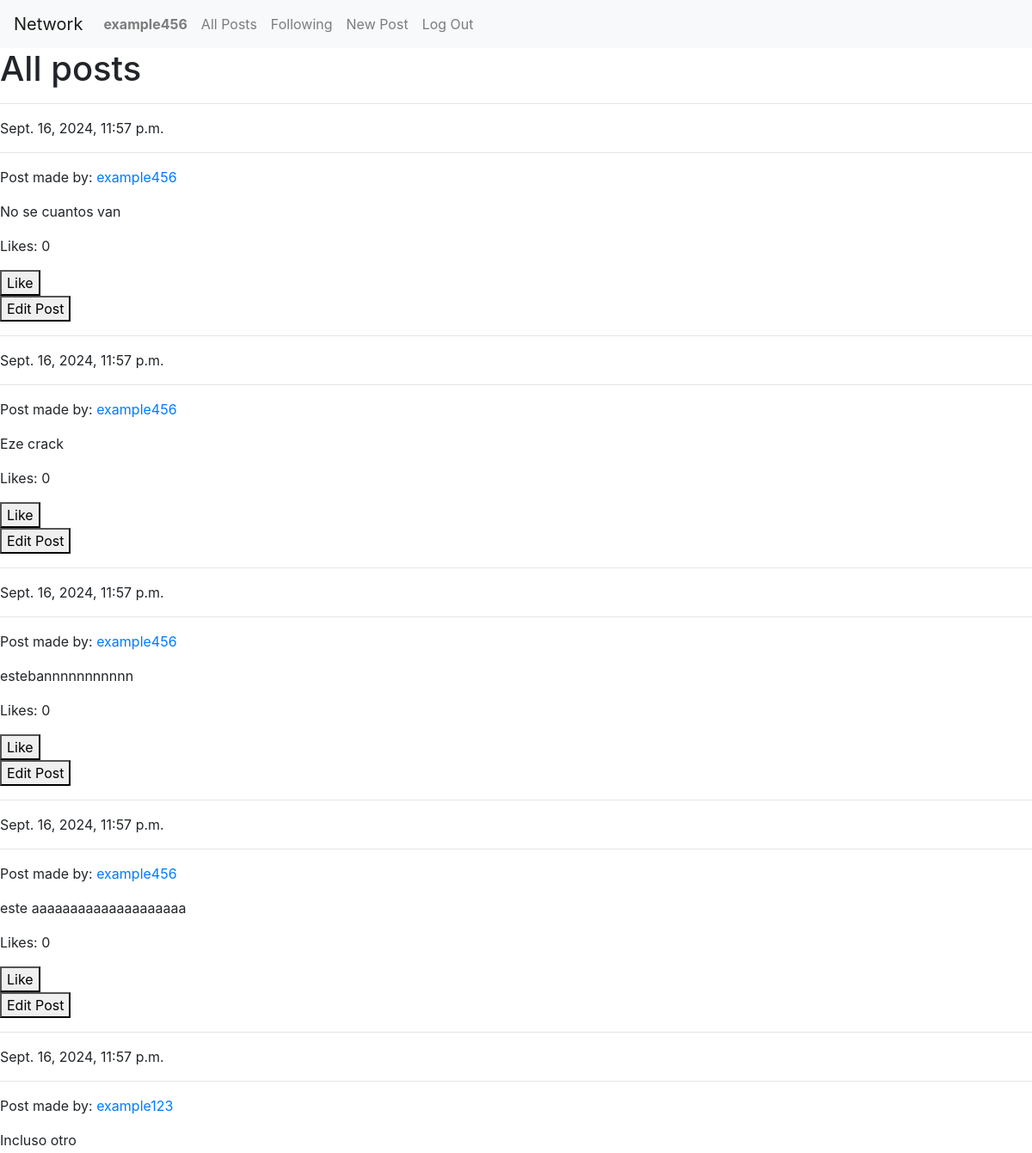
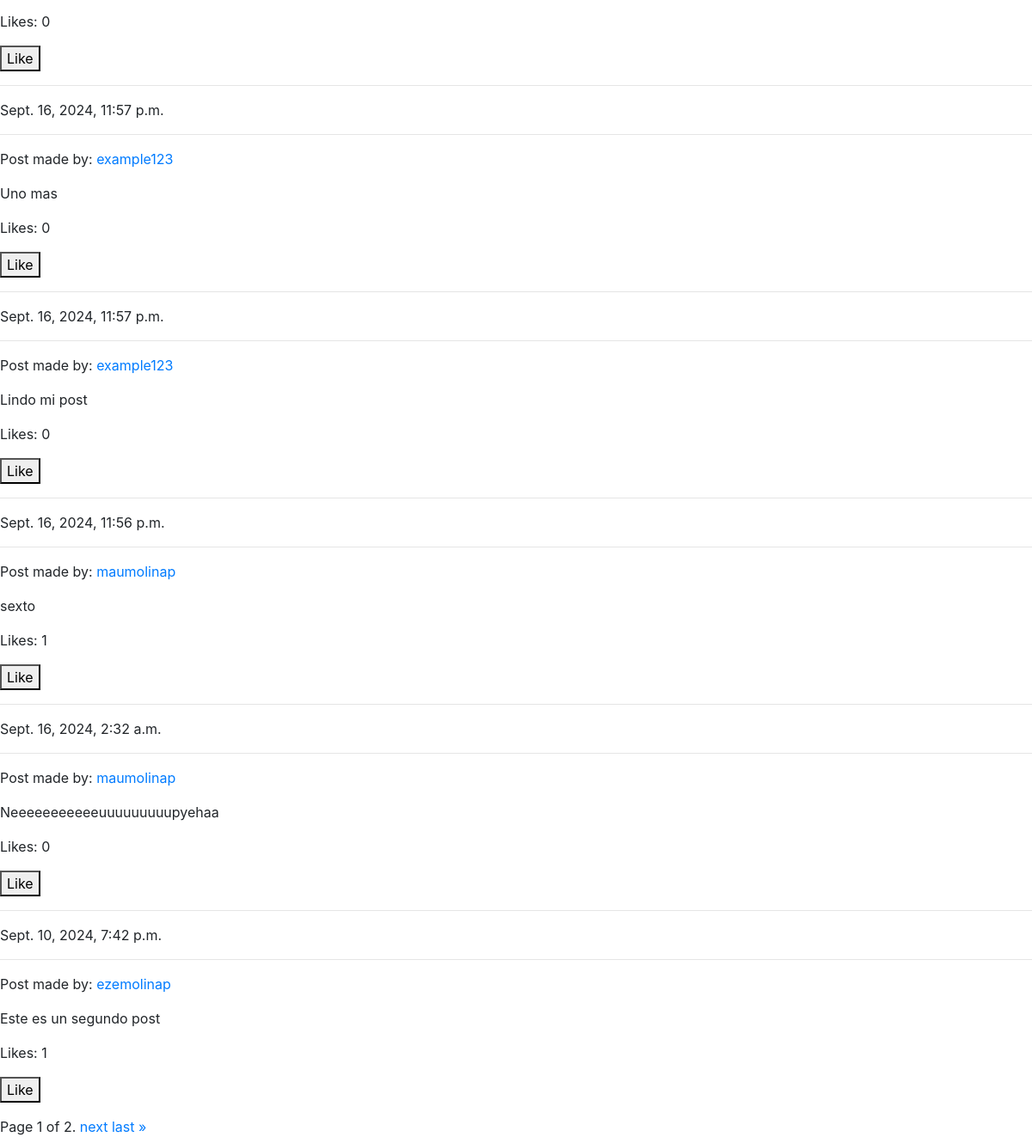
Screenshot of / (signed in) with the database file from the repository (2 pictures, top to bottom).
### network/models.py (models this page shows, shortened)
class User(AbstractUser):
    pass

class Post(models.Model):
    user = models.ForeignKey("User", on_delete=models.CASCADE, related_name="user")
    body = models.TextField(blank=True)
    timestamp = models.DateTimeField(auto_now_add=True)
    likes = models.ManyToManyField(User, related_name="liked_posts", blank=True, default=0)
    is_active = models.BooleanField(default=True)

### network/views.py (the view)
# urls.py: path("", views.index, name="index"),
def index(request):
    active_posts = Post.objects.filter(is_active=True).order_by('-timestamp')
    pagin = paginator(request, active_posts)
    return render(request, "network/index.html", {
        "active_posts": pagin["page_posts"],
        "title_page": "All posts",
    })

### network/views.py (called while the page is built)
def paginator(request, posts):
    paginator = Paginator(posts, 10)
    page_num = request.GET.get('page', 1)
    try:
        page_posts = paginator.get_page(page_num)
    except PageNotAnInteger:
        page_posts = paginator.page(1)
    except EmptyPage:
        page_posts = paginator.page(paginator.num_pages)
    return {
        "page_posts": page_posts,
    }

### network/templates/network/index.html (shortened to what this page needs)
{% extends "network/layout.html" %}
{% load static %}
{% block body %}
    <h1>{{ title_page }}</h1>
    {% if active_posts %}
        <div>
            {% for post in active_posts %}
                <p>
                    <hr>
                    {{ post.timestamp }}
                    <hr>
                    <p>Post made by: <a href="{% url 'profile' post.user  %}">{{ post.user }}</a></p>
                    <p id="post-body" data-post-id="{{post.id}}">{{ post.body }}</p>
                    <p>
                        {% if post.likes %}
                            Likes: {{ post.likes.count }}
                        {% else %}
                            Likes: 0
                        {% endif %}
                    </p>
                    <div><button id="like-post-button-{{post.id}}">Like</button></div>
                    <div>
                        {% if post.user == request.user %}
                            <button id="edit-post-button-{{post.id}}">Edit Post</button>
                        {% endif %}
                    </div>
                </p>
            {% endfor %}
        </div>
    {% else %}
        No active posts.
    {% endif %}
    <div class="pagination">
        <span class="step-links">
            <span class="current">
                Page {{ active_posts.number }} of {{ active_posts.paginator.num_pages }}.
            </span>
            {% if active_posts.has_next %}
                <a href="?page={{ active_posts.next_page_number }}">next</a>
                <a href="?page={{ active_posts.paginator.num_pages }}">last &raquo;</a>
            {% endif %}
        </span>
    </div>
{% endblock %}

### network/templates/network/layout.html (shortened to what this page needs)
{% load static %}
<!DOCTYPE html>
<html lang="en">
    <head>
        <link rel="stylesheet" href="https://stackpath.bootstrapcdn.com/bootstrap/4.4.1/css/bootstrap.min.css">
        <link href="{% static 'network/styles.css' %}" rel="stylesheet">
    </head>
    <body>
        <nav class="navbar navbar-expand-lg navbar-light bg-light">
            <a class="navbar-brand" href="#">Network</a>
            <div>
              <ul class="navbar-nav mr-auto">
                {% if user.is_authenticated %}
                    <li class="nav-item">
                        <a class="nav-link" href="{% url 'profile' user.username %}" id="profile"><strong>{{ user.username }}</strong></a>
                    </li>
                {% endif %}
                <li class="nav-item">
                  <a class="nav-link" href="{% url 'index' %}">All Posts</a>
                </li>
                {% if user.is_authenticated %}
                    <li class="nav-item">
                        <a class="nav-link" href="{% url 'following' %}">Following</a>
                    </li>
                    <li class="nav-item">
                        <a class="nav-link" href="{% url 'new_post' %}">New Post</a>
                    </li>
                    <li class="nav-item">
                        <a class="nav-link" href="{% url 'logout' %}">Log Out</a>
                    </li>
                {% endif %}
              </ul>
            </div>
          </nav>
        <div class="body">
            {% block body %}
            {% endblock %}
        </div>
    </body>
</html>

### rows the page displays
User: username "example456"
Post: timestamp "Sept. 16, 2024, 11:57 p.m.", user "example456", body "No se cuantos van", likes.count "0"
Post: timestamp "Sept. 16, 2024, 11:57 p.m.", user "example456", body "Eze crack", likes.count "0"
Post: timestamp "Sept. 16, 2024, 11:57 p.m.", user "example456", body "estebannnnnnnnnnn", likes.count "0"
Post: timestamp "Sept. 16, 2024, 11:57 p.m.", user "example456", body "este aaaaaaaaaaaaaaaaaaaa", likes.count "0"
Post: timestamp "Sept. 16, 2024, 11:57 p.m.", user "example123", body "Incluso otro", likes.count "0"
Post: timestamp "Sept. 16, 2024, 11:57 p.m.", user "example123", body "Uno mas", likes.count "0"
Post: timestamp "Sept. 16, 2024, 11:57 p.m.", user "example123", body "Lindo mi post", likes.count "0"
Post: timestamp "Sept. 16, 2024, 11:56 p.m.", user "maumolinap", body "sexto", likes.count "1"
Post: timestamp "Sept. 16, 2024, 2:32 a.m.", user "maumolinap", body "Neeeeeeeeeeeuuuuuuuuupyehaa", likes.count "0"
Post: timestamp "Sept. 10, 2024, 7:42 p.m.", user "ezemolinap", body "Este es un segundo post", likes.count "1"

### other values shown
{{ title_page }} "All posts"
{{ active_posts.number }} "1"
{{ active_posts.paginator.num_pages }} "2"
